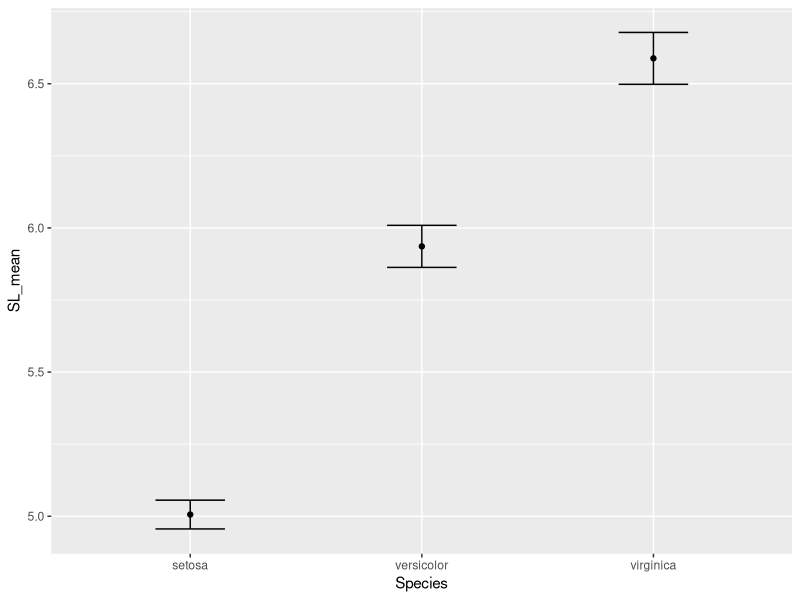
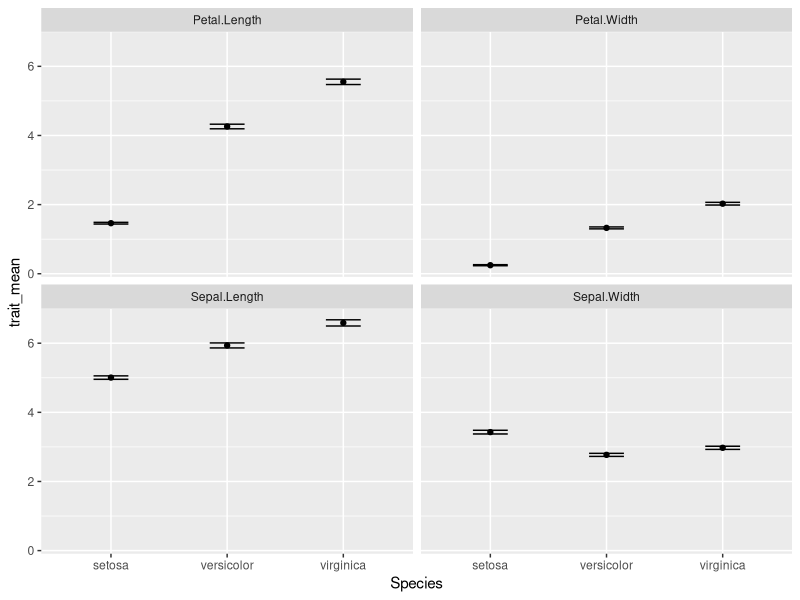

The R script that drew these images, in order:
# Iris and tidyverse
# Tomasz Wlodarczyk
# twlodarczyk@arizona.edu
# 2023-03-28

library(tidyverse)

setosa_mean <- mean(iris$Sepal.Length[iris$Species=="setosa"]) # mean for sepal length for setosa species

# Group the iris data by values in the Species column using tidyverse

iris_grouped <- group_by(iris, Species) # <dbl> is double, <fct> is factor so character
iris_grouped

# Calculate sepal length mean 

iris_means <- summarize(iris_grouped, SL_mean = mean(Sepal.Length))
iris_means

iris_means2 <- summarize(iris, SL_mean = mean(Sepal.Length)) # if you don't group by species you will get a mean for all species at once


# pipe is %. % takses whatever is on the left and send it to the right

iris %>% group_by(Species) # we take it iris and stick it right before Species
group_by(iris, Species) # the same without pipe

# the same way we did before but all together
iris_means <- iris %>% # and then
  group_by(Species) %>% # and then
  summarize(SL_mean = mean(Sepal.Length)) # creat a new column that does mean of sepal length
iris_means


#%>% # ctrl + shift + m : create a shortcut 
# <- # shortcut is ALT + -

# calculate a standard error sigma/square root of n

iris_means <- iris %>% # and then
  group_by(Species) %>% # and then
  summarize(SL_mean = mean(Sepal.Length),
            SL_se = sd(Sepal.Length)/sqrt(n())) # create new column for the standard error
iris_means


# Plot sepal length data

ggplot(data = iris_means, mapping = aes(x=Species, y=SL_mean))+
  geom_point()+
  geom_errorbar(mapping=aes(ymin = SL_mean - SL_se, 
                            ymax = SL_mean + SL_se), 
                width=0.3)

#Make long-format data for calculations. Melt the table into Species, trait, value

iris_long <- pivot_longer(data=iris, 
                          cols = -Species, # tell to ignore Species column so it doesn't melt it
                          names_to = "trait",
                          values_to = "measurement") 
iris_long


iris_means <- iris %>% 
  pivot_longer(cols= -Species,
               names_to="trait",
               values_to="measurement") %>%
  group_by(Species, trait) %>%
  summarize(trait_mean=mean(measurement),
            trait_se=sd(measurement)/sqrt(n()))
iris_means # you can always ungroup by ungroup()


# ggplot 

ggplot(data = iris_means, mapping = aes(x=Species, y=trait_mean))+
  geom_point()+
  geom_errorbar(mapping=aes(ymin = trait_mean - trait_se, 
                            ymax = trait_mean + trait_se), 
                width=0.3)+
  facet_wrap(~ trait) # create separate for each column instead one graph

iris_means

# remove dot # do SLT!!!!
iris_means$trait <- gsub(pattern=".",
                         replacement=" ",
                         x = iris_means$trait,
                         fixed = TRUE)
iris_means
